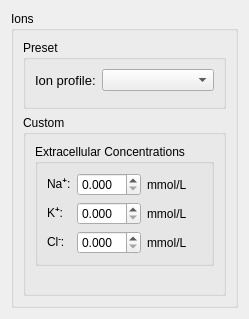
      <widget class="QWidget" name="sim_conf_stack_page_Ions">
       <layout class="QGridLayout" name="gridLayout_21">
        <item row="0" column="0">
         <widget class="QGroupBox" name="groupBox_52">
          <property name="toolTip">
           <string>Ion-related properties of this simulation.</string>
          </property>
          <property name="title">
           <string>Ions</string>
          </property>
          <layout class="QVBoxLayout" name="verticalLayout_24">
           <item>
            <widget class="QGroupBox" name="groupBox_20">
             <property name="toolTip">
              <string>Predefined ion profiles enabling ions in typical combinations at typical initial concentrations.</string>
             </property>
             <property name="title">
              <string>Preset</string>
             </property>
             <layout class="QFormLayout" name="formLayout_2">
              <item row="0" column="0">
               <widget class="QLabel" name="label_14">
                <property name="font">
                 <font>
                  <pointsize>10</pointsize>
                 </font>
                </property>
                <property name="text">
                 <string>Ion profile:</string>
                </property>
               </widget>
              </item>
              <item row="0" column="1">
               <widget class="QBetseeSimConfEnumComboBox" name="sim_conf_ion_profile">
                <property name="toolTip">
                 <string>&lt;html&gt;&lt;head/&gt;&lt;body&gt;&lt;p&gt;
Type of ion profile (i.e., predefined set of all extracellular and cytosolic
ions enabled by this simulation), such that:
&lt;/p&gt;&lt;ul&gt;&lt;li&gt;
&lt;b&gt;Basic&lt;/b&gt; enables M&lt;sup&gt;&lt;b&gt;-&lt;/b&gt;&lt;/sup&gt; (charge-balance),
Na&lt;sup&gt;&lt;b&gt;+&lt;/b&gt;&lt;/sup&gt; (sodium), K&lt;sup&gt;&lt;b&gt;+&lt;/b&gt;&lt;/sup&gt; (potassium), and
proteins&lt;sup&gt;&lt;b&gt;-&lt;/b&gt;&lt;/sup&gt; ions. This profile is the proper subset of all other
predefined ion profiles.
&lt;/li&gt;&lt;li&gt;
&lt;b&gt;Basic + Ca&lt;sup&gt;2+&lt;/sup&gt;&lt;/b&gt; enables M&lt;sup&gt;&lt;b&gt;-&lt;/b&gt;&lt;/sup&gt;
(charge-balance), Na&lt;sup&gt;&lt;b&gt;+&lt;/b&gt;&lt;/sup&gt; (sodium), K&lt;sup&gt;&lt;b&gt;+&lt;/b&gt;&lt;/sup&gt;
(potassium), proteins&lt;sup&gt;&lt;b&gt;-&lt;/b&gt;&lt;/sup&gt;, and Ca&lt;sup&gt;2&lt;b&gt;+&lt;/b&gt;&lt;/sup&gt; ions. This
profile is the superset of the &lt;b&gt;Basic&lt;/b&gt; profile enabling
Ca&lt;sup&gt;2&lt;b&gt;+&lt;/b&gt;&lt;/sup&gt; ions.
&lt;/li&gt;&lt;li&gt;
&lt;b&gt;Mammal&lt;/b&gt; enables M&lt;sup&gt;&lt;b&gt;-&lt;/b&gt;&lt;/sup&gt; (charge-balance),
Na&lt;sup&gt;&lt;b&gt;+&lt;/b&gt;&lt;/sup&gt; (sodium), K&lt;sup&gt;&lt;b&gt;+&lt;/b&gt;&lt;/sup&gt; (potassium),
proteins&lt;sup&gt;&lt;b&gt;-&lt;/b&gt;&lt;/sup&gt;, Ca&lt;sup&gt;2&lt;b&gt;+&lt;/b&gt;&lt;/sup&gt;, Cl&lt;sup&gt;&lt;b&gt;-&lt;/b&gt;&lt;/sup&gt;
(chloride), and H&lt;sup&gt;&lt;b&gt;+&lt;/b&gt;&lt;/sup&gt; (hydrogen) ions expressed in amniotic
environmental concentrations, principally intended for mammalian cell clusters.
This profile is the superset of the &lt;b&gt;Basic + Ca&lt;sup&gt;2+&lt;/sup&gt;&lt;/b&gt; profile
enabling Cl&lt;sup&gt;&lt;b&gt;-&lt;/b&gt;&lt;/sup&gt; and H&lt;sup&gt;&lt;b&gt;+&lt;/b&gt;&lt;/sup&gt; ions.
&lt;/li&gt;&lt;li&gt;
&lt;b&gt;Amphibian&lt;/b&gt; enables M&lt;sup&gt;&lt;b&gt;-&lt;/b&gt;&lt;/sup&gt; (charge-balance),
Na&lt;sup&gt;&lt;b&gt;+&lt;/b&gt;&lt;/sup&gt; (sodium), K&lt;sup&gt;&lt;b&gt;+&lt;/b&gt;&lt;/sup&gt; (potassium),
proteins&lt;sup&gt;&lt;b&gt;-&lt;/b&gt;&lt;/sup&gt;, Ca&lt;sup&gt;2&lt;b&gt;+&lt;/b&gt;&lt;/sup&gt;, Cl&lt;sup&gt;&lt;b&gt;-&lt;/b&gt;&lt;/sup&gt;
(chloride), and H&lt;sup&gt;&lt;b&gt;+&lt;/b&gt;&lt;/sup&gt; (hydrogen) ions expressed in aquatic
environmental concentrations, principally intended for amphibian cell clusters.
This profile enables the same ions as the &lt;b&gt;Mammal&lt;/b&gt; profile – albeit in
differing concentrations.
&lt;/li&gt;&lt;li&gt;
&lt;b&gt;Custom&lt;/b&gt; creates a user-defined ion profile enabling all extracellular and
cytosolic ions in the concentrations specified below.
&lt;/li&gt;&lt;/ul&gt;&lt;p&gt;
All ion profiles contain an unidentified charge-balance anion denoted
M&lt;sup&gt;&lt;b&gt;-&lt;/b&gt;&lt;/sup&gt;, as required for both simulation stability and correctness. 
&lt;/p&gt;&lt;/body&gt;&lt;/html&gt;</string>
                </property>
               </widget>
              </item>
              <item row="1" column="0">
               <widget class="QWidget" name="widget_24" native="true">
                <layout class="QHBoxLayout" name="horizontalLayout_24">
                 <property name="leftMargin">
                  <number>0</number>
                 </property>
                 <property name="topMargin">
                  <number>0</number>
                 </property>
                 <property name="rightMargin">
                  <number>0</number>
                 </property>
                 <property name="bottomMargin">
                  <number>0</number>
                 </property>
                </layout>
               </widget>
              </item>
             </layout>
            </widget>
           </item>
           <item>
            <widget class="QGroupBox" name="sim_conf_ion_custom">
             <property name="toolTip">
              <string>User-defined ion profile explicitly specifying the initial extracellular and cystolic concentrations of all ions at the first simulation time step.</string>
             </property>
             <property name="title">
              <string>Custom</string>
             </property>
             <layout class="QVBoxLayout" name="verticalLayout_23">
              <item>
               <widget class="QGroupBox" name="groupBox_18">
                <property name="toolTip">
                 <string>&lt;html&gt;&lt;head/&gt;&lt;body&gt;&lt;p&gt;
Initial extracellular concentrations of all ions at the first simulation time step. Note that these concentrations should ideally sum to zero charge by treating:&lt;/p&gt;&lt;ul&gt;
&lt;li&gt;
Cations as positive charges of magnitude equal to their concentrations.
&lt;/li&gt;&lt;li&gt;
Anions as negative charges of magnitude equal to their concentrations.
&lt;/ul&gt;&lt;/body&gt;&lt;/html&gt;</string>
                </property>
                <property name="title">
                 <string>Extracellular Concentrations</string>
                </property>
                <layout class="QFormLayout" name="formLayout_19">
                 <item row="0" column="0">
                  <widget class="QLabel" name="label_84">
                   <property name="text">
                    <string>Na&lt;sup&gt;&lt;b&gt;+&lt;/b&gt;&lt;/sup&gt;:</string>
                   </property>
                  </widget>
                 </item>
                 <item row="0" column="1">
                  <widget class="QWidget" name="widget_18" native="true">
                   <property name="toolTip">
                    <string>&lt;html&gt;&lt;head/&gt;&lt;body&gt;&lt;p&gt;
Initial extracellular concentration of the Na&lt;sup&gt;&lt;b&gt;+&lt;/b&gt;&lt;/sup&gt; (sodium) cation at the first simulation time step.
&lt;/p&gt;&lt;/body&gt;&lt;/html&gt;</string>
                   </property>
                   <layout class="QHBoxLayout" name="horizontalLayout_18">
                    <property name="leftMargin">
                     <number>0</number>
                    </property>
                    <property name="topMargin">
                     <number>0</number>
                    </property>
                    <property name="rightMargin">
                     <number>0</number>
                    </property>
                    <property name="bottomMargin">
                     <number>0</number>
                    </property>
                    <item>
                     <widget class="QDoubleSpinBox" name="sim_conf_time_sim_total_2">
                      <property name="font">
                       <font>
                        <pointsize>9</pointsize>
                       </font>
                      </property>
                      <property name="toolTip">
                       <string/>
                      </property>
                      <property name="suffix">
                       <string/>
                      </property>
                      <property name="decimals">
                       <number>3</number>
                      </property>
                      <property name="singleStep">
                       <double>0.100000000000000</double>
                      </property>
                     </widget>
                    </item>
                    <item>
                     <widget class="QLabel" name="label_85">
                      <property name="font">
                       <font>
                        <pointsize>9</pointsize>
                       </font>
                      </property>
                      <property name="text">
                       <string>mmol/L</string>
                      </property>
                     </widget>
                    </item>
                   </layout>
                  </widget>
                 </item>
                 <item row="1" column="0">
                  <widget class="QLabel" name="label_86">
                   <property name="text">
                    <string>K&lt;sup&gt;&lt;b&gt;+&lt;/b&gt;&lt;/sup&gt;:</string>
                   </property>
                  </widget>
                 </item>
                 <item row="1" column="1">
                  <widget class="QWidget" name="widget_19" native="true">
                   <property name="toolTip">
                    <string>&lt;html&gt;&lt;head/&gt;&lt;body&gt;&lt;p&gt;
Initial extracellular concentration of the K&lt;sup&gt;&lt;b&gt;+&lt;/b&gt;&lt;/sup&gt; (potassium) cation at the first simulation time step.
&lt;/p&gt;&lt;/body&gt;&lt;/html&gt;</string>
                   </property>
                   <layout class="QHBoxLayout" name="horizontalLayout_19">
                    <property name="leftMargin">
                     <number>0</number>
                    </property>
                    <property name="topMargin">
                     <number>0</number>
                    </property>
                    <property name="rightMargin">
                     <number>0</number>
                    </property>
                    <property name="bottomMargin">
                     <number>0</number>
                    </property>
                    <item>
                     <widget class="QDoubleSpinBox" name="sim_conf_time_sim_step_2">
                      <property name="font">
                       <font>
                        <pointsize>9</pointsize>
                       </font>
                      </property>
                      <property name="toolTip">
                       <string/>
                      </property>
                      <property name="suffix">
                       <string/>
                      </property>
                      <property name="decimals">
                       <number>3</number>
                      </property>
                      <property name="singleStep">
                       <double>0.100000000000000</double>
                      </property>
                     </widget>
                    </item>
                    <item>
                     <widget class="QLabel" name="label_87">
                      <property name="font">
                       <font>
                        <pointsize>9</pointsize>
                       </font>
                      </property>
                      <property name="text">
                       <string>mmol/L</string>
                      </property>
                     </widget>
                    </item>
                   </layout>
                  </widget>
                 </item>
                 <item row="2" column="0">
                  <widget class="QLabel" name="label_88">
                   <property name="text">
                    <string>Cl&lt;sup&gt;&lt;b&gt;-&lt;/b&gt;&lt;/sup&gt;:</string>
                   </property>
                  </widget>
                 </item>
                 <item row="2" column="1">
                  <widget class="QWidget" name="widget_20" native="true">
                   <property name="toolTip">
                    <string>&lt;html&gt;&lt;head/&gt;&lt;body&gt;&lt;p&gt;
Initial extracellular concentration of the Cl&lt;sup&gt;&lt;b&gt;-&lt;/b&gt;&lt;/sup&gt; (chloride) anion at the first simulation time step.
&lt;/p&gt;&lt;/body&gt;&lt;/html&gt;</string>
                   </property>
                   <layout class="QHBoxLayout" name="horizontalLayout_20">
                    <property name="leftMargin">
                     <number>0</number>
                    </property>
                    <property name="topMargin">
                     <number>0</number>
                    </property>
                    <property name="rightMargin">
                     <number>0</number>
                    </property>
                    <property name="bottomMargin">
                     <number>0</number>
                    </property>
                    <item>
                     <widget class="QDoubleSpinBox" name="sim_conf_time_sim_sampling_2">
                      <property name="font">
                       <font>
                        <pointsize>9</pointsize>
                       </font>
                      </property>
                      <property name="toolTip">
                       <string/>
                      </property>
                      <property name="suffix">
                       <string/>
                      </property>
                      <property name="decimals">
                       <number>3</number>
                      </property>
                      <property name="singleStep">
                       <double>0.100000000000000</double>
                      </property>
                     </widget>
                    </item>
                    <item>
                     <widget class="QLabel" name="label_89">
                      <property name="font">
                       <font>
                        <pointsize>9</pointsize>
                       </font>
                      </property>
                      <property name="text">
                       <string>mmol/L</string>
                      </property>
                     </widget>
                    </item>
                   </layout>
                  </widget>
                 </item>
                </layout>
               </widget>
              </item>
              <item>
               <widget class="QWidget" name="widget_21" native="true">
                <property name="toolTip">
                 <string>Duration in seconds of this simulation's simulation phase.</string>
                </property>
                <layout class="QHBoxLayout" name="horizontalLayout_21">
                 <property name="leftMargin">
                  <number>0</number>
                 </property>
                 <property name="topMargin">
                  <number>0</number>
                 </property>
                 <property name="rightMargin">
                  <number>0</number>
                 </property>
                 <property name="bottomMargin">
                  <number>0</number>
                 </property>
                </layout>
               </widget>
              </item>
              <item>
               <widget class="QWidget" name="widget_22" native="true">
                <property name="toolTip">
                 <string>Duration in seconds of each time step (both sampled and unsampled) of this simulation's simulation phase.</string>
                </property>
                <layout class="QHBoxLayout" name="horizontalLayout_22">
                 <property name="leftMargin">
                  <number>0</number>
                 </property>
                 <property name="topMargin">
                  <number>0</number>
                 </property>
                 <property name="rightMargin">
                  <number>0</number>
                 </property>
                 <property name="bottomMargin">
                  <number>0</number>
                 </property>
                </layout>
               </widget>
              </item>
              <item>
               <widget class="QWidget" name="widget_23" native="true">
                <property name="toolTip">
                 <string>Duration in seconds between each sampled time step (inclusive) of this simulation's simulation phase. Decreasing this duration increases the number of time steps for which data is exported from this phase at a linear cost in space consumption.</string>
                </property>
                <layout class="QHBoxLayout" name="horizontalLayout_23">
                 <property name="leftMargin">
                  <number>0</number>
                 </property>
                 <property name="topMargin">
                  <number>0</number>
                 </property>
                 <property name="rightMargin">
                  <number>0</number>
                 </property>
                 <property name="bottomMargin">
                  <number>0</number>
                 </property>
                </layout>
               </widget>
              </item>
             </layout>
            </widget>
           </item>
          </layout>
         </widget>
        </item>
       </layout>
      </widget>
